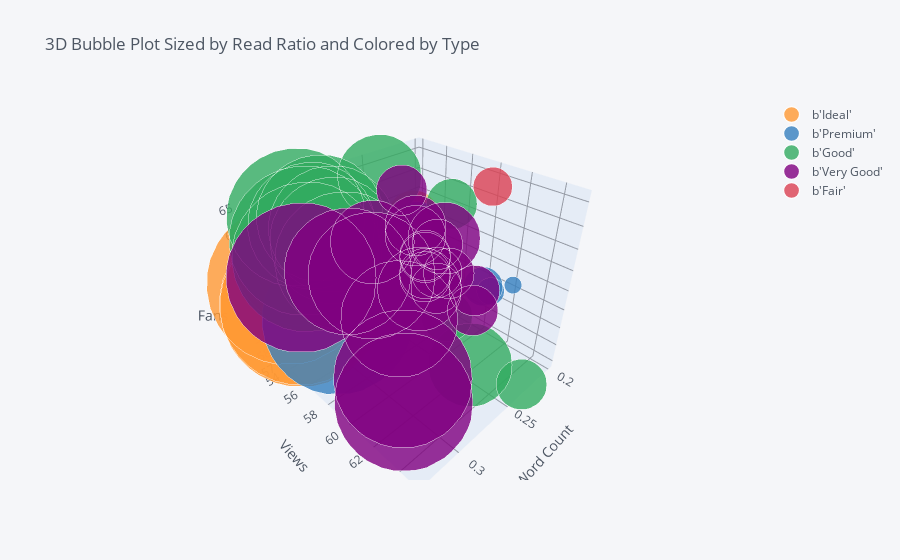

Here is the notebook cell this chart was saved with:
### Code cell
df2.iplot(
    x="carat",
    y="table",
    z="depth",
    kind="bubble3d",
    xTitle="carat",
    yTitle="table",
    zTitle="depth",
    theme="pearl",
    size="price",
    categories="cut",
    title="3D Bubble Plot Sized by Read Ratio and Colored by Type",
)

### Figure 1 — Plotly figure (JSON) as saved in the notebook; plotly's stock layout.template omitted (floating-point values rounded to 4 significant figures)
{"data": [{"marker": {"color": "rgba(255, 153, 51, 1.0)", "line": {"width": 1.3}, "opacity": 0.8, "size": [35, 35, 96, 88, 112, 112, 112], "symbol": "circle"}, "mode": "markers", "name": "b'Ideal'", "textfont": {"color": "#4D5663"}, "type": "scatter3d", "x": [0.23, 0.23, 0.31, 0.3, 0.33, 0.33, 0.33], "y": [55, 56, 54, 54, 55, 56, 56], "z": [61.5, 62.8, 62.2, 62, 61.8, 61.2, 61.1]}, {"marker": {"color": "rgba(55, 128, 191, 1.0)", "line": {"width": 1.3}, "opacity": 0.8, "size": [19, 81, 27, 12, 104, 42, 81], "symbol": "circle"}, "mode": "markers", "name": "b'Premium'", "textfont": {"color": "#4D5663"}, "type": "scatter3d", "x": [0.21, 0.29, 0.22, 0.2, 0.32, 0.24, 0.29], "y": [61, 58, 61, 62, 58, 57, 58], "z": [59.8, 62.4, 60.4, 60.2, 60.9, 62.5, 62.4]}, {"marker": {"color": "rgba(50, 171, 96, 1.0)", "line": {"width": 1.3}, "opacity": 0.8, "size": [35, 96, 88, 88, 88, 88, 35, 35, 96, 58, 58, 104, 104], "symbol": "circle"}, "mode": "markers", "name": "b'Good'", "textfont": {"color": "#4D5663"}, "type": "scatter3d", "x": [0.23, 0.31, 0.3, 0.3, 0.3, 0.3, 0.23, 0.23, 0.31, 0.26, 0.26, 0.32, 0.32], "y": [65, 58, 55, 54, 56, 56, 59, 59, 54, 56, 63, 56, 56], "z": [56.9, 63.3, 64, 63.4, 63.8, 63.3, 58.2, 64.1, 64, 65.2, 58.4, 63.1, 63.8]}, {"marker": {"color": "rgba(128, 0, 128, 1.0)", "line": {"width": 1.3}, "opacity": 0.8, "size": [42, 42, 58, 35, 88, 35, 35, 96, 96, 35, 88, 35, 35, 35, 35, 35, 35, 35, 58, 104, 50, 81], "symbol": "circle"}, "mode": "markers", "name": "b'Very Good'", "textfont": {"color": "#4D5663"}, "type": "scatter3d", "x": [0.24, 0.24, 0.26, 0.23, 0.3, 0.23, 0.23, 0.31, 0.31, 0.23, 0.3, 0.23, 0.23, 0.23, 0.23, 0.23, 0.23, 0.23, 0.26, 0.32, 0.25, 0.29], "y": [57, 57, 55, 61, 59, 55, 57, 62, 62, 58, 57, 61, 57, 57, 57, 59, 58, 58, 59, 55, 60, 60], "z": [62.8, 62.3, 61.9, 59.4, 62.7, 63.8, 61, 59.4, 58.1, 60.4, 62.2, 60.5, 60.9, 60, 59.8, 60.7, 59.5, 61.9, 60.8, 61.8, 63.3, 60.7]}, {"marker": {"color": "rgba(219, 64, 82, 1.0)", "line": {"width": 1.3}, "opacity": 0.8, "size": [27], "symbol": "circle"}, "mode": "markers", "name": "b'Fair'", "textfont": {"color": "#4D5663"}, "type": "scatter3d", "x": [0.22], "y": [61], "z": [65.1]}], "layout": {"legend": {"bgcolor": "#F5F6F9", "font": {"color": "#4D5663"}}, "paper_bgcolor": "#F5F6F9", "plot_bgcolor": "#F5F6F9", "scene": {"xaxis": {"gridcolor": "#9499A3", "showgrid": true, "tickfont": {"color": "#4D5663"}, "title": {"font": {"color": "#4D5663"}, "text": "Word Count"}, "zerolinecolor": "#9499A3"}, "yaxis": {"gridcolor": "#9499A3", "showgrid": true, "tickfont": {"color": "#4D5663"}, "title": {"font": {"color": "#4D5663"}, "text": "Views"}, "zerolinecolor": "#9499A3"}, "zaxis": {"gridcolor": "#9499A3", "showgrid": true, "tickfont": {"color": "#4D5663"}, "title": {"font": {"color": "#4D5663"}, "text": "Fans"}, "zerolinecolor": "#9499A3"}}, "title": {"font": {"color": "#4D5663"}, "text": "3D Bubble Plot Sized by Read Ratio and Colored by Type"}}}
